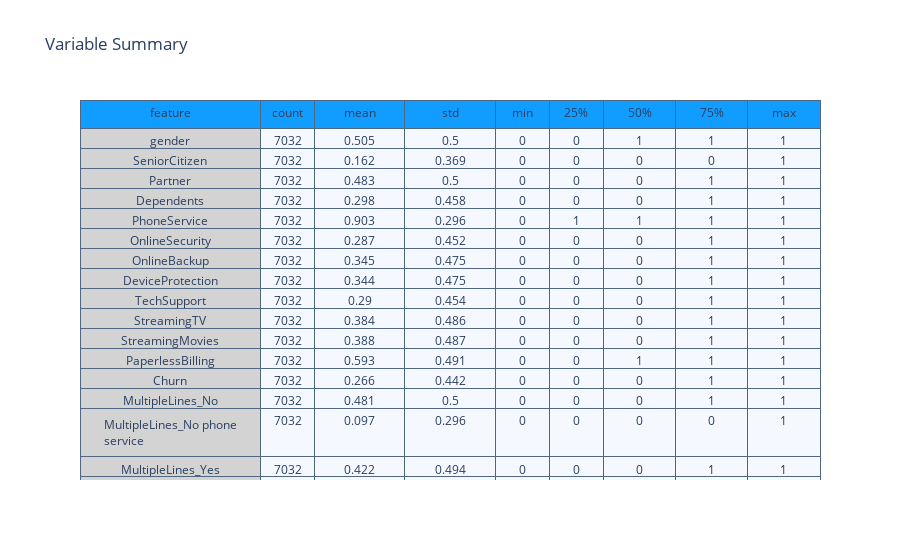

The notebook cell saved with this chart:
### Markdown cell above
# Variable Summary

### Code cell
# To make it look nice we can do some additional stuff if needed
summary = (telcom[[i for i in telcom.columns if i not in Id_col]].
           describe().transpose().reset_index())

summary = summary.rename(columns = {"index" : "feature"})
summary = np.around(summary,3)

val_lst = [summary['feature'], summary['count'],
           summary['mean'],summary['std'],
           summary['min'], summary['25%'],
           summary['50%'], summary['75%'], summary['max']]

trace  = go.Table(header = dict(values = summary.columns.tolist(),
                                line = dict(color = ['#506784']),
                                fill = dict(color = ['#119DFF']),
                               ),
                  cells  = dict(values = val_lst,
                                line = dict(color = ['#506784']),
                                fill = dict(color = ["lightgrey",'#F5F8FF'])
                               ),
                  columnwidth = [200,60,100,100,60,60,80,80,80])
layout = go.Layout(dict(title = "Variable Summary"))
figure = go.Figure(data=[trace],layout=layout)
py.iplot(figure)

### Figure 1 — Plotly figure (JSON) as saved in the notebook; plotly's stock layout.template omitted (floating-point values rounded to 4 significant figures; data arrays with more than 128 entries replaced by an {"elided": "..."} marker saying what was removed)
{"data": [{"cells": {"fill": {"color": ["lightgrey", "#F5F8FF"]}, "line": {"color": ["#506784"]}, "values": {"elided": "9x34 mixed values"}}, "columnwidth": [200, 60, 100, 100, 60, 60, 80, 80, 80], "header": {"fill": {"color": ["#119DFF"]}, "line": {"color": ["#506784"]}, "values": ["feature", "count", "mean", "std", "min", "25%", "50%", "75%", "max"]}, "type": "table"}], "layout": {"title": {"text": "Variable Summary"}}}
